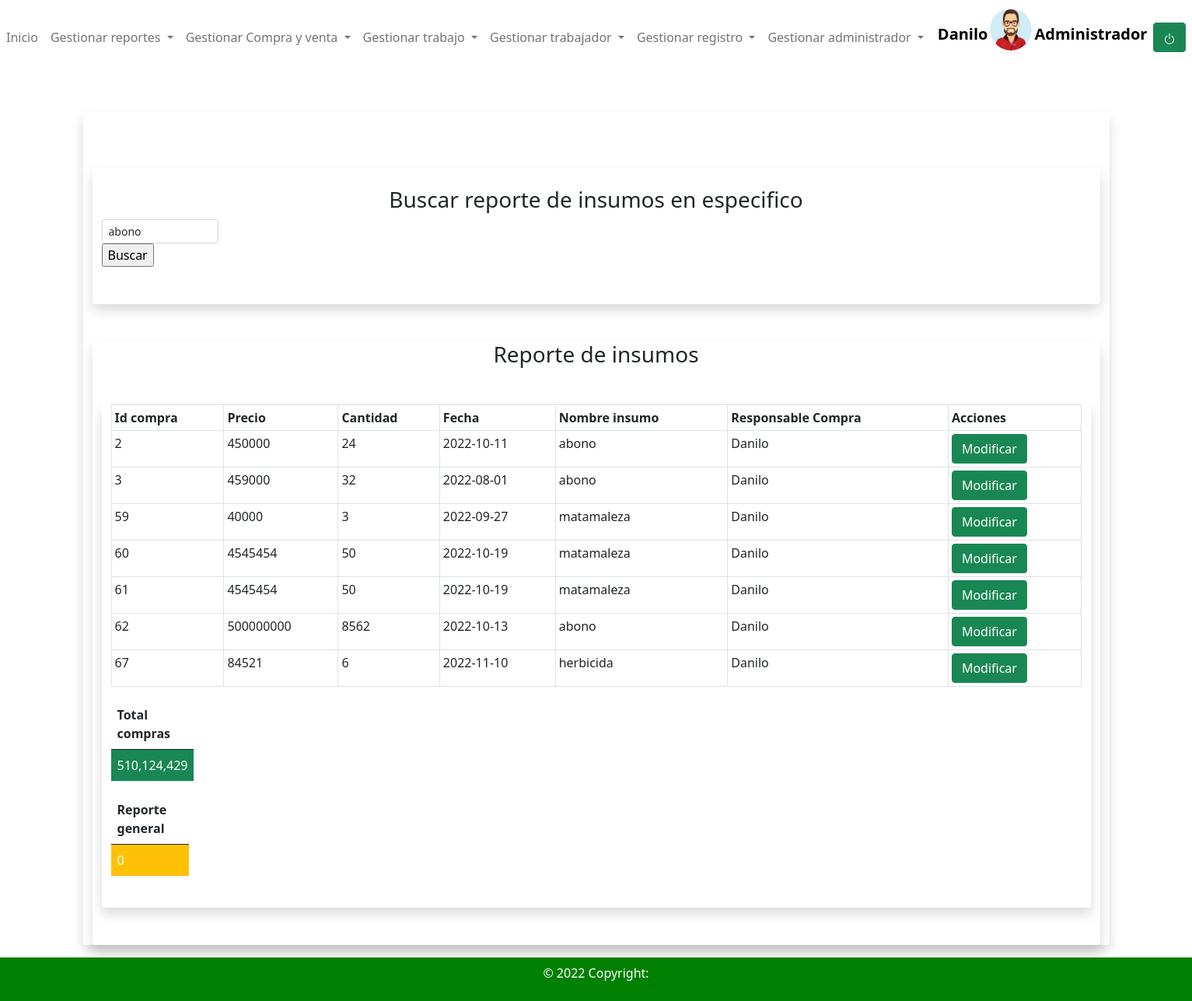
/ver_reporte_insumo.php (signed in), run on the app's committed database.
### tables this page shows
CREATE TABLE `tblcompra_de_insumo` (
  `idcompra` int(11) NOT NULL,
  `precio` int(11) NOT NULL,
  `cantidad` int(11) NOT NULL,
  `fecha` date DEFAULT NULL,
  `idinsumo` int(11) NOT NULL,
  `idadministrador` int(11) NOT NULL
);

CREATE TABLE `tblinsumo` (
  `idinsumo` int(11) NOT NULL,
  `nombre` varchar(50) DEFAULT NULL
);

CREATE TABLE `tbladministrador` (
  `idadministrador` int(11) NOT NULL,
  `PASSWOR` varchar(50) NOT NULL,
  `nombre` varchar(50) NOT NULL,
  `telefono` varchar(50) NOT NULL,
  `clave_confirmacion` int(11) NOT NULL
);

### ver_reporte_insumo.php (the view, shortened to what this page needs)
<?php session_start();
if ($_SESSION['usuario']) {
?>
  <!DOCTYPE html>
  <html lang="en">
  <head>
    <link href="https://cdn.jsdelivr.net/npm/bootstrap@5.0.2/dist/css/bootstrap.min.css" rel="stylesheet">
  </head>
  <body>
    <?php require("navar.php"); ?>
    <form action="ver_reporte_insumo.php" method="get">
    <div class="container w-80 bg-amber mt-5 rounded shadow">
<br>
<div class="container w-100 bg-amber mt-5 rounded shadow"><br>
<center><h3 class="text-center">Buscar reporte de insumos en especifico</h3></center>
<div style="width:150px ;">
        <select class="form-control form-control-sm" name="busqueda">
          <?php
          require("conexion.php");
          $query2 = "SELECT idinsumo,nombre FROM tblinsumo;";
          $consulta = mysqli_query($conexion, $query2);
          while ($fila = $consulta->fetch_assoc()) {
          ?>
            <option value="<?php echo $fila['idinsumo'] ?>"> <?php echo $fila['nombre'] ?></option>
          <?php
          }
          ?>
        </select>
      </div>
      <input type="submit" name="buscar" value="Buscar"><br><br>
    </form>
    <br>
<div class="container w-80 bg-amber mt-5 rounded shadow">
<h3 class="text-center">Reporte de insumos</h3>
<div class="container w-100 bg-amber mt-5 rounded shadow">
    <table class="table  table-bordered
    border-black   table-hover table-sm">
      <thead>
        <tr>
          <th scope="col">Id compra</th>
          <th scope="col">Precio</th>
          <th scope="col">Cantidad</th>
          <th scope="col">Fecha</th>
          <th scope="col">Nombre insumo</th>
          <th scope="col">Responsable Compra</th>
          <th scope="col">Acciones</th>
        </tr>
      </thead>
      <tbody>
        <?php
      require("conexion.php");
      $query = "SELECT tblcompra_de_insumo.idcompra,tblcompra_de_insumo.precio,tblcompra_de_insumo.cantidad,tblcompra_de_insumo.fecha,tblinsumo.nombre,tbladministrador.nombre AS admin
          FROM tblcompra_de_insumo INNER JOIN tblinsumo ON tblinsumo.idinsumo=tblcompra_de_insumo.idinsumo INNER JOIN tbladministrador ON tbladministrador.idadministrador=tblcompra_de_insumo.idadministrador;";
      $consulta = mysqli_query($conexion, $query);
      while ($row = $consulta->fetch_assoc()) { ?>
          <tr>
            <td><?php echo $row['idcompra'] ?></td>
            <td><?php echo $row['precio'] ?></td>
            <td><?php echo $row['cantidad'] ?></td>
            <td><?php echo $row['fecha'] ?></td>
            <td><?php echo $row['nombre'] ?></td>
            <td><?php echo $row['admin'] ?></td>
            <td>
            <a class="btn btn-success " href="modificar_compra_insumo.php?cedula=<?php echo $row['idcompra']; ?>" onclick="return confirmacionModificar()">Modificar</a>
                  </td>
          </tr>
        <?php
      }
        ?>
      </tbody>
    </table>
    <div style="width:100px ;">
      <table class="table">
        <thead>
          <tr>
            <th scope="col">Total compras</th>
          </tr>
        </thead>
        <tbody>
          <?php
          require("conexion.php");
          $query = "SELECT SUM(tblcompra_de_insumo.precio)AS total FROM tblcompra_de_insumo INNER JOIN tblinsumo ON tblinsumo.idinsumo=tblcompra_de_insumo.idinsumo INNER JOIN tbladministrador ON tbladministrador.idadministrador=tblcompra_de_insumo.idadministrador;";
          $consulta = mysqli_query($conexion, $query);
          while ($row = $consulta->fetch_assoc()) { ?>
            <tr>
              <td class="bg-success" style="color:white ;"><?php echo number_format($row['total'])  ?></td>
            </tr>
          <?php
          }
          ?>
        </tbody>
      </table>
    </div>
    <?php
    include("conexion.php");
    $query = "SELECT SUM(tblventa.precio) FROM tblventa;";
    $query2 = "SELECT SUM(tblcompra_de_insumo.precio) FROM tblcompra_de_insumo;";
    $consulta = mysqli_query($conexion, $query);
    $consulta2 = mysqli_query($conexion, $query2);
    $row = $consulta->fetch_array();
    $row2 = $consulta2->fetch_array();
    $resultado = $row[0] - $row2[0]; ?>
    <div style="width:100px ;">
      <table class="table">
        <thead>
          <tr>
            <th scope="col">Reporte general</th>
          </tr>
        </thead>
        <tbody>
          <?php if ($resultado > 0) { ?>
            <tr>
              <td class="bg-success" style="color:white ;"><?php echo number_format($resultado); ?></td>
            <?php
          } elseif ($resultado == 0) { ?>
              <td class="bg-warning" style="color:white ;"><?php echo number_format($resultado); ?></td>
            <?php
          } else { ?>
              <td class="bg-danger" style="color:white ;"><?php echo number_format($resultado); ?></td>
            <?php
          }
            ?>
        </tbody>
      </table>
    </div><br></div><br><br></div></div>
    <div class="mt-3 p-2  text-white text-center" style="background:green
 ;">
      <p> © 2022 Copyright:</p>
    </div>
  </body>
  </html>
<?php
} else {
  header("location:index.php");
} ?>

### data on the page
tblcompra_de_insumo: idcompra "2", precio "450000", cantidad "24", fecha "2022-10-11", idinsumo.nombre "abono", idadministrador.nombre "Danilo"
tblcompra_de_insumo: idcompra "3", precio "459000", cantidad "32", fecha "2022-08-01", idinsumo.nombre "abono", idadministrador.nombre "Danilo"
tblcompra_de_insumo: idcompra "59", precio "40000", cantidad "3", fecha "2022-09-27", idinsumo.nombre "matamaleza", idadministrador.nombre "Danilo"
tblcompra_de_insumo: idcompra "60", precio "4545454", cantidad "50", fecha "2022-10-19", idinsumo.nombre "matamaleza", idadministrador.nombre "Danilo"
tblcompra_de_insumo: idcompra "61", precio "4545454", cantidad "50", fecha "2022-10-19", idinsumo.nombre "matamaleza", idadministrador.nombre "Danilo"
tblcompra_de_insumo: idcompra "62", precio "500000000", cantidad "8562", fecha "2022-10-13", idinsumo.nombre "abono", idadministrador.nombre "Danilo"
tblcompra_de_insumo: idcompra "67", precio "84521", cantidad "6", fecha "2022-11-10", idinsumo.nombre "herbicida", idadministrador.nombre "Danilo"

### other printed values
$_SESSION['nombre'] "Danilo"
$row['total'] "510,124,429"
$resultado "0"
form field busqueda "abono"
